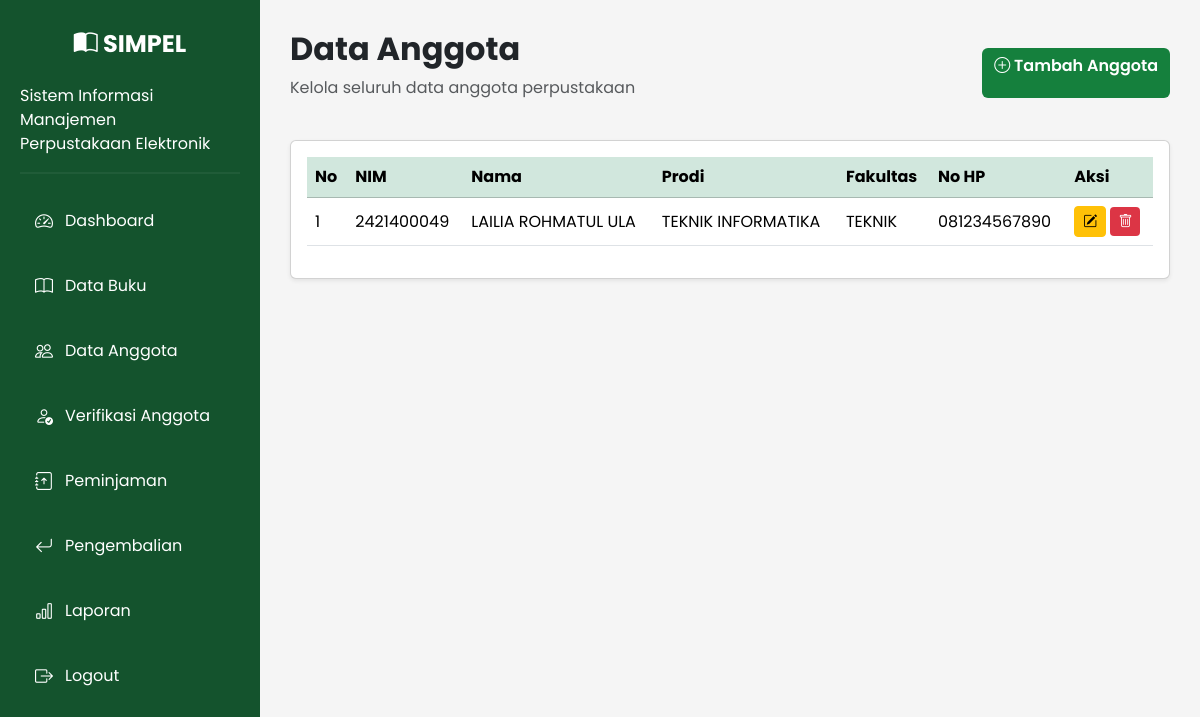
The page /anggota/ (signed in) on the database as committed earlier.
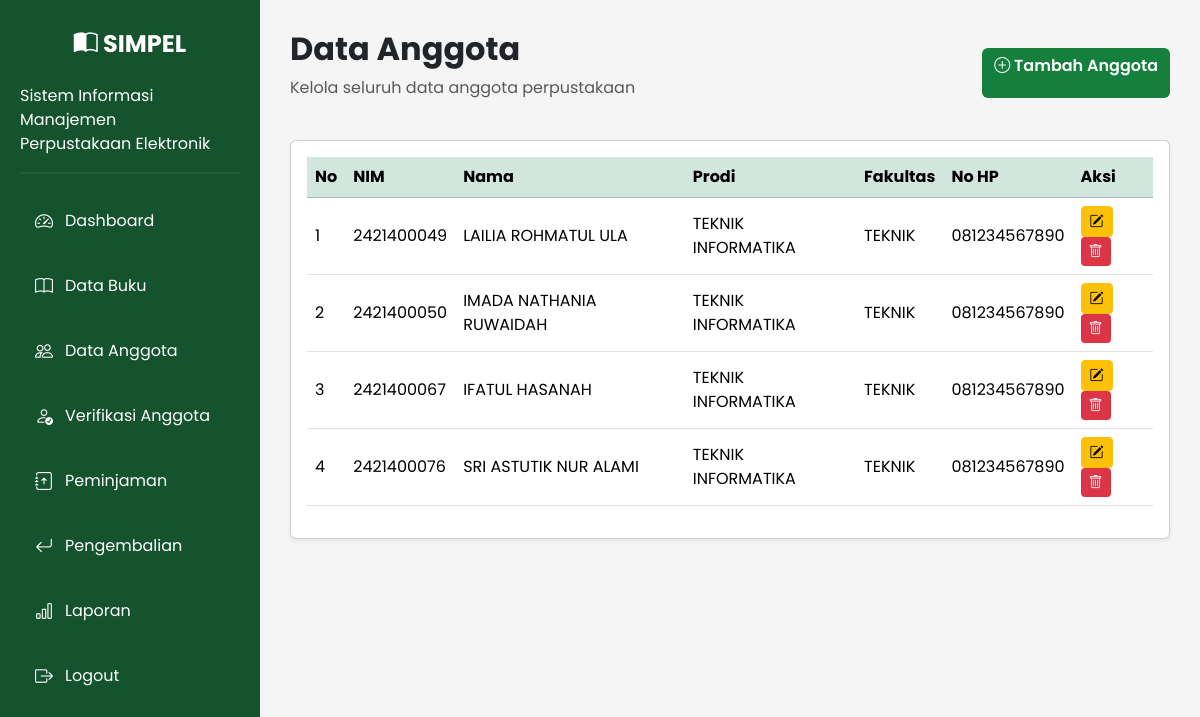
The same page on the database as committed later.
### library/models.py (models this page shows, shortened)
class Anggota(models.Model):
    STATUS = (
        ('Menunggu', 'Menunggu'),
        ('Disetujui', 'Disetujui'),
        ('Ditolak', 'Ditolak'),
    )
    user = models.OneToOneField(
        User,
        on_delete=models.CASCADE,
        null=True,
        blank=True
    )
    nim = models.CharField(max_length=20)
    nama = models.CharField(max_length=100)
    prodi = models.CharField(max_length=100)
    fakultas = models.CharField(max_length=100)
    no_hp = models.CharField(max_length=20)
    alamat = models.TextField()
    status = models.CharField(
        max_length=20,
        choices=STATUS,
        default='Menunggu'
    )

### library/views.py (the view)
# urls.py: path('anggota/', views.anggota, name='anggota'),
@login_required(login_url='login')
def anggota(request):
    data_anggota = Anggota.objects.all().order_by('nim')
    return render(
        request,
        'library/anggota/index.html',
        {
            'anggota': data_anggota
        }
    )

### library/templates/library/anggota/index.html (shortened to what this page needs)
{% extends 'library/base.html' %}
{% block content %}
<div class="d-flex justify-content-between align-items-center mb-4">
    <div>
        <h2 class="fw-bold">Data Anggota</h2>
        <p class="text-muted">
            Kelola seluruh data anggota perpustakaan
        </p>
    </div>
    <a href="{% url 'tambah_anggota' %}" class="btn btn-success">
        <i class="bi bi-plus-circle"></i>
        Tambah Anggota
    </a>
</div>
<div class="card shadow-sm">
<div class="card-body">
<table class="table table-hover">
<thead class="table-success">
<tr>
<th>No</th>
<th>NIM</th>
<th>Nama</th>
<th>Prodi</th>
<th>Fakultas</th>
<th>No HP</th>
<th>Aksi</th>
</tr>
</thead>
<tbody>
{% for item in anggota %}
<tr>
<td>{{ forloop.counter }}</td>
<td>{{ item.nim }}</td>
<td>{{ item.nama }}</td>
<td>{{ item.prodi }}</td>
<td>{{ item.fakultas }}</td>
<td>{{ item.no_hp }}</td>
<td>
<a href="{% url 'edit_anggota' item.id %}" class="btn btn-warning btn-sm">
<i class="bi bi-pencil-square"></i>
</a>
<a href="{% url 'hapus_anggota' item.id %}"
   class="btn btn-danger btn-sm">
    <i class="bi bi-trash"></i>
</a>
</td>
</tr>
{% empty %}
<tr>
<td colspan="7" class="text-center">
Belum ada data anggota.
</td>
</tr>
{% endfor %}
</tbody>
</table>
</div>
</div>
{% endblock %}

### library/templates/library/base.html (shortened to what this page needs)
{% load static %}
<!DOCTYPE html>
<html lang="id">
<head>
    <link href="https://cdn.jsdelivr.net/npm/bootstrap@5.3.7/dist/css/bootstrap.min.css" rel="stylesheet">
    <link rel="stylesheet"
    href="https://cdn.jsdelivr.net/npm/bootstrap-icons@1.11.3/font/bootstrap-icons.min.css">
    <link rel="stylesheet" href="{% static 'css/style.css' %}">
</head>
<body>
<div class="wrapper">
    <aside class="sidebar">
        <div class="logo">
            <h3 class="fw-bold">
                <i class="bi bi-book-half"></i>
                SIMPEL
            </h3>
            <p>
                Sistem Informasi Manajemen
                <br>
                Perpustakaan Elektronik
            </p>
        </div>
        <hr>
        <nav>
            <a href="{% url 'dashboard' %}">
                <i class="bi bi-speedometer2"></i>
                Dashboard
            </a>
            <a href="{% url 'buku' %}">
                <i class="bi bi-book"></i>
                Data Buku
            </a>
            <a href="{% url 'anggota' %}">
                <i class="bi bi-people"></i>
                Data Anggota
            </a>
            <a href="{% url 'verifikasi_anggota' %}">
                <i class="bi bi-person-check"></i>
                Verifikasi Anggota
            </a>
            <a href="{% url 'peminjaman' %}">
                <i class="bi bi-journal-arrow-up"></i>
                Peminjaman
            </a>
            <a href="{% url 'pengembalian' %}">
                <i class="bi bi-arrow-return-left"></i>
                Pengembalian
            </a>
            <a href="{% url 'laporan' %}">
                <i class="bi bi-bar-chart"></i>
                Laporan
            </a>
        </nav>
        <div class="logout">
            <a href="{% url 'logout' %}">
                <i class="bi bi-box-arrow-right"></i>
                Logout
            </a>
        </div>
    </aside>
    <main class="content">
        {% block content %}
        {% endblock %}
    </main>
</div>
</body>
</html>

### library/static/css/style.css (style rules this page uses)
* { margin:0; padding:0; box-sizing:border-box; font-family:'Poppins',sans-serif; }
body { background:#f5f5f5; }
.wrapper { display:flex; min-height:100vh; }
.sidebar { width:260px; background:#14532D; color:white; position:fixed; left:0; top:0; bottom:0; padding:30px 20px; overflow-y:auto; }
.sidebar h3 { font-size:24px; font-weight:600; text-align:center; margin-bottom:25px; }
.sidebar hr { border:1px solid rgba(255,255,255,.2); margin-bottom:20px; }
.sidebar a { display:flex; align-items:center; gap:12px; color:white; text-decoration:none; padding:14px 15px; border-radius:10px; margin-bottom:10px; transition:.3s; }
.sidebar a i { font-size:18px; }
.content { margin-left:260px; width:calc(100% - 260px); padding:30px; }
.table thead { background:#14532D; color:white; }
.table td { vertical-align:middle; }
.btn-success { background:#15803D; border:none; }
.btn-danger { border:none; }
.btn-success { height:50px; font-weight:600; }

Rows that differ between the two databases and show on the page:
added Anggota: nim "2421400050", nama "IMADA NATHANIA RUWAIDAH", prodi "TEKNIK INFORMATIKA", fakultas "TEKNIK", no_hp "081234567890"
added Anggota: nim "2421400067", nama "IFATUL HASANAH", prodi "TEKNIK INFORMATIKA", fakultas "TEKNIK", no_hp "081234567890"
added Anggota: nim "2421400076", nama "SRI ASTUTIK NUR ALAMI", prodi "TEKNIK INFORMATIKA", fakultas "TEKNIK", no_hp "081234567890"
